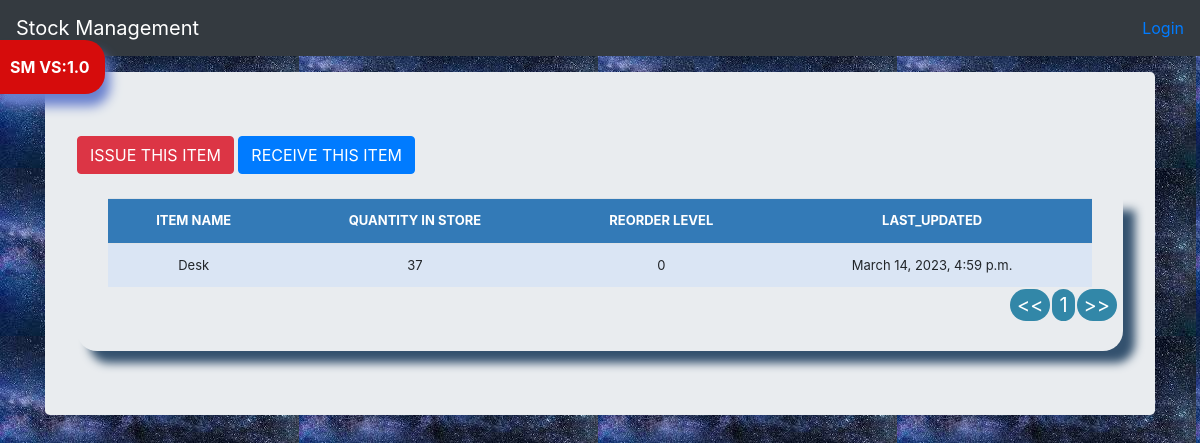
/stock_detail/2, run on the app's committed database.
### stock_mng/models.py (models this page shows, shortened)
class Stock(models.Model):
    category = models.ForeignKey(Category, on_delete=models.CASCADE, blank=True, null=True)
    item_name = models.CharField(max_length=50, blank=True, null=True)
    quantity = models.IntegerField(default='0', blank=True, null=True)
    received_quantity = models.IntegerField(default='0', blank=True, null=True)
    received_by = models.CharField(max_length=50, blank=True, null=True)
    issued_quantity = models.IntegerField(default='0', blank=True, null=True)
    issued_by = models.CharField(max_length=50, blank=True, null=True)
    issued_to = models.CharField(max_length=50, blank=True, null=True)
    phone_number = models.CharField(max_length=50, blank=True, null=True)
    created_by = models.CharField(max_length=50, blank=True, null=True)
    reorder_level = models.IntegerField(default='0', blank=True, null=True)
    last_updated = models.DateTimeField(auto_now_add=False, auto_now=True)
    timestamp = models.DateTimeField(auto_now_add=True, auto_now=False)
    export_to_csv = models.BooleanField(null=True)

### stock_mng/views.py (the view)
# urls.py: path('stock_detail/<str:pk>', views.stock_detail, name='stock_detail'),
def stock_detail(request, pk):
    queryset = Stock.objects.get(id=pk)
    context = {
        'title': queryset.item_name,
        'queryset': queryset,
    }
    return render(request, 'stock_detail.html', context)

### stock_mng/templates/stock_detail.html (shortened to what this page needs)
{% load static %}
{% load crispy_forms_tags %}
<!DOCTYPE html>
<html lang="en">
  <head>
    <link href="{% static 'js/jquery-ui-1.12.1/jquery-ui.min.css' %}" rel="stylesheet">
    <link href="{% static 'js/jquery-ui-1.12.1/jquery-ui.structure.min.css' %}" rel="stylesheet">
    <link href="{% static 'js/jquery-ui-1.12.1/jquery-ui.theme.min.css' %}" rel="stylesheet">
    <link href=" {% static '/css/bootstrap.min.css' %} " rel="stylesheet">
    <link href=" {% static '/js/nprogress/nprogress.css' %} " rel="stylesheet">
    <link href=" {% static '/css/stylesheet.css' %} " rel="stylesheet">
    <link href=" {% static 'css/navbar-top-fixed.css' %} " rel="stylesheet">
  </head>
  <body>
    {% include 'navbar.html' %}
<main role="main" class="container">
<div class="jumbotron">
<a href="{% url 'issued_items' queryset.id %}"><div class="btn btn-danger">ISSUE THIS ITEM</div></a>
<a href="{% url 'received_items' queryset.id %}"><div class="btn btn-primary">RECEIVE THIS ITEM</div></a>
<br><br>
    <div class="display_table">
        <table class="table">
            <tr>
                <th>ITEM NAME</th>
                <th>QUANTITY IN STORE</th>
                <th>REORDER LEVEL</th>
                <th>LAST_UPDATED</th>
            </tr>
            <tr>
                <td>{{queryset.item_name}}</td>
                <td>{{queryset.quantity}}</td>
                <td>{{queryset.reorder_level}}</td>
                <td>{{queryset.last_updated}}</td>
            </tr>
        </table>
    </div>
  </body>
</html>

### stock_mng/static/css/stylesheet.css (style rules this page uses)
body { background-color: #34eb6b; background-image: url("../media/bg4.jpg"); }
.table { font-size: 13px; text-align: center; width: 95%; margin: auto; }
.table tr:nth-child(odd) { background: #B8CAE4; }
.table tr:nth-child(even) { background: #dae5f4; }
th { background-color: #337ab7; color: white; }
.display_table { border-bottom-right-radius: 20px; border-bottom-left-radius: 20px; padding-left: 5px; padding-right: 5px; padding-bottom: 20px; box-shadow: 12px 12px 10px #33516e; }

### stock_mng/static/css/navbar-top-fixed.css (style rules this page uses)
body { min-height: 75rem; padding-top: 4.5rem; }

### data on the page
Stock: item_name "Desk", quantity "37", reorder_level "0", last_updated "March 14, 2023, 4:59 p.m."
